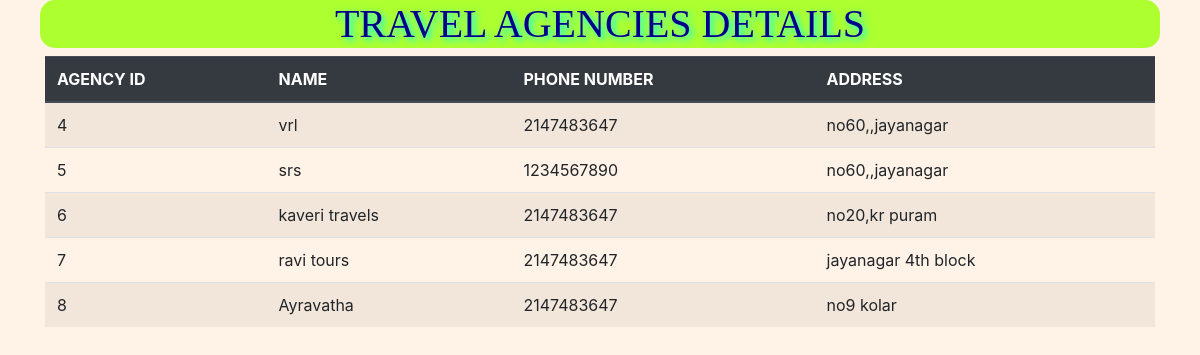
The app's page /tr-details.php with its own data.
### tables this page shows
CREATE TABLE `travel_agency` (
  `t_id` int(11) NOT NULL,
  `name` varchar(20) NOT NULL,
  `phone` int(11) NOT NULL,
  `address` varchar(100) NOT NULL,
  `t_mail` varchar(20) NOT NULL,
  `t_password` varchar(20) NOT NULL,
  `approval` int(11) NOT NULL DEFAULT '0',
  `a_id` int(11) NOT NULL DEFAULT '1'
);

### tr-details.php (the view, shortened to what this page needs)
<?php
 $link= mysqli_connect("localhost", "root","","pvg");
    $query = "CALL travel_det();";
            $result = mysqli_query($link, $query);
            echo" <h1>TRAVEL AGENCIES DETAILS</h1>";
            echo"<div class='container'><table class='table table-striped'>";
             echo "<thead class='thead-dark'><tr>
    <th>AGENCY ID</th>
    <th>NAME</th>
    <th>PHONE NUMBER</th>
    <th>ADDRESS</th>
  </tr></thead><tbody>";
    while($row = mysqli_fetch_assoc($result)) {
        echo"<tr><td>{$row['t_id']}</td><td>{$row['name']}</td><td>{$row['phone']}</td><td>{$row['address']}</td></tr>";
    }
echo "</tbody></div>"
?>
    <link rel="stylesheet" href="https://stackpath.bootstrapcdn.com/bootstrap/4.3.1/css/bootstrap.min.css">

### tr-details.php (style rules this page uses)
h1 { background-color:greenyellow; font-family:georgia; color:darkblue; margin-right:40px; margin-left:40px; border-radius:15px; text-align: center; text-shadow: 3px 3px 7px #00ffff; }

### records on screen
travel_agency: t_id "4", name "vrl", phone "2147483647", address "no60,,jayanagar"
travel_agency: t_id "5", name "srs", phone "1234567890", address "no60,,jayanagar"
travel_agency: t_id "6", name "kaveri travels", phone "2147483647", address "no20,kr puram"
travel_agency: t_id "7", name "ravi tours", phone "2147483647", address "jayanagar 4th block"
travel_agency: t_id "8", name "Ayravatha", phone "2147483647", address "no9 kolar"
